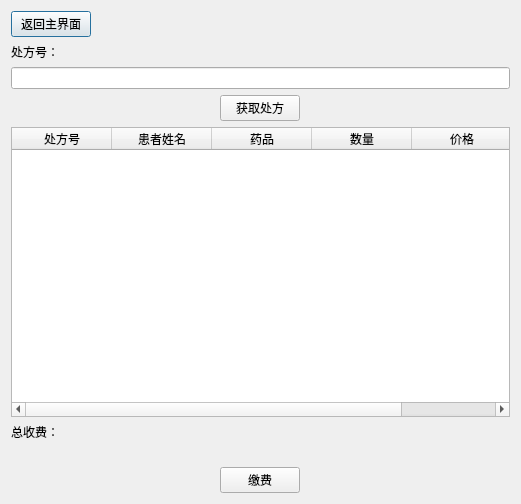
<?xml version="1.0" encoding="UTF-8"?>
<ui version="4.0">
 <class>Dialog</class>
 <widget class="QDialog" name="Dialog">
  <property name="geometry">
   <rect>
    <x>0</x>
    <y>0</y>
    <width>521</width>
    <height>504</height>
   </rect>
  </property>
  <property name="windowTitle">
   <string>缴费结算</string>
  </property>
  <property name="styleSheet">
   <string notr="true">background-image:url(:/back.jpg)</string>
  </property>
  <layout class="QVBoxLayout" name="verticalLayout">
   <item alignment="Qt::AlignLeft">
    <widget class="QPushButton" name="returnHome">
     <property name="text">
      <string>返回主界面</string>
     </property>
    </widget>
   </item>
   <item alignment="Qt::AlignLeft">
    <widget class="QLabel" name="label">
     <property name="text">
      <string>处方号：</string>
     </property>
    </widget>
   </item>
   <item>
    <widget class="QLineEdit" name="lineEdit"/>
   </item>
   <item alignment="Qt::AlignHCenter">
    <widget class="QPushButton" name="pushButton">
     <property name="text">
      <string>获取处方</string>
     </property>
    </widget>
   </item>
   <item>
    <widget class="QTableWidget" name="tableWidget">
     <column>
      <property name="text">
       <string>处方号</string>
      </property>
     </column>
     <column>
      <property name="text">
       <string>患者姓名</string>
      </property>
     </column>
     <column>
      <property name="text">
       <string>药品</string>
      </property>
     </column>
     <column>
      <property name="text">
       <string>数量</string>
      </property>
     </column>
     <column>
      <property name="text">
       <string>价格</string>
      </property>
     </column>
    </widget>
   </item>
   <item alignment="Qt::AlignLeft">
    <widget class="QLabel" name="label_2">
     <property name="text">
      <string>总收费：</string>
     </property>
    </widget>
   </item>
   <item alignment="Qt::AlignLeft">
    <widget class="QLabel" name="TotalPrice">
     <property name="text">
      <string/>
     </property>
    </widget>
   </item>
   <item alignment="Qt::AlignHCenter">
    <widget class="QPushButton" name="pushButton_2">
     <property name="text">
      <string>缴费</string>
     </property>
    </widget>
   </item>
  </layout>
 </widget>
 <resources>
  <include location="background_image.qrc"/>
 </resources>
 <connections/>
</ui>
